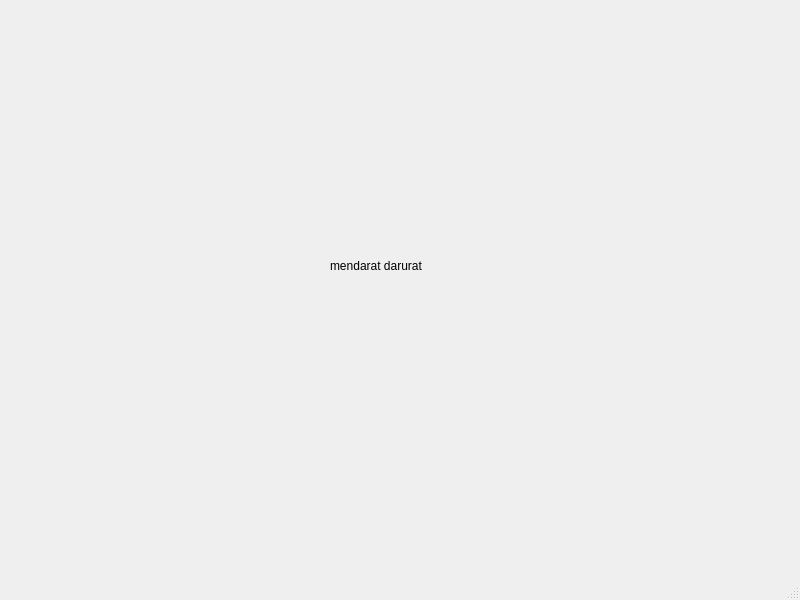
<?xml version="1.0" encoding="UTF-8"?>
<ui version="4.0">
 <class>MainWindow</class>
 <widget class="QMainWindow" name="MainWindow">
  <property name="geometry">
   <rect>
    <x>0</x>
    <y>0</y>
    <width>800</width>
    <height>600</height>
   </rect>
  </property>
  <property name="windowTitle">
   <string>MainWindow</string>
  </property>
  <widget class="QWidget" name="centralwidget">
   <widget class="QLabel" name="label">
    <property name="geometry">
     <rect>
      <x>330</x>
      <y>190</y>
      <width>201</width>
      <height>151</height>
     </rect>
    </property>
    <property name="text">
     <string>mendarat darurat</string>
    </property>
   </widget>
  </widget>
  <widget class="QMenuBar" name="menubar">
   <property name="geometry">
    <rect>
     <x>0</x>
     <y>0</y>
     <width>800</width>
     <height>26</height>
    </rect>
   </property>
  </widget>
  <widget class="QStatusBar" name="statusbar"/>
 </widget>
 <resources/>
 <connections/>
</ui>
